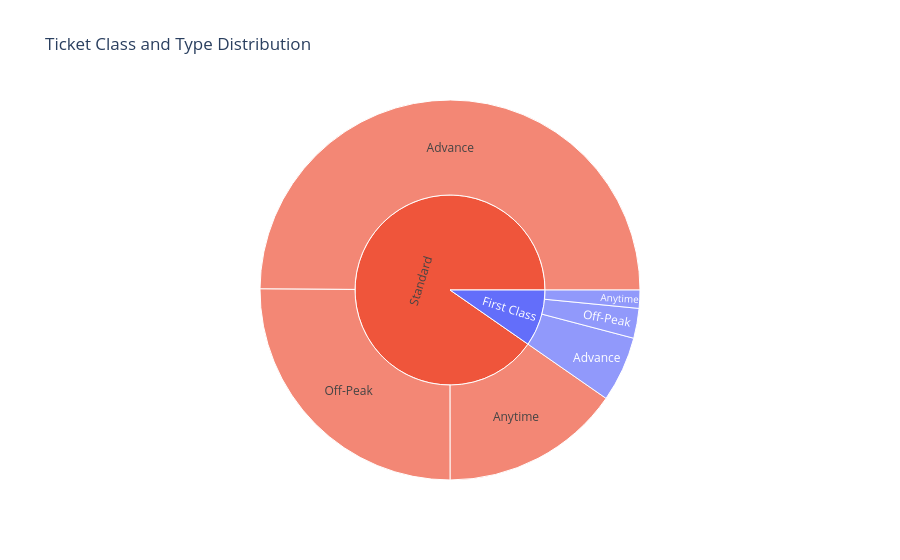

Notebook code for this chart:
### Markdown cell above
X-axis: Ticket Price
Y-axis: Delay (Minutes)

Chart Description:
This scatter plot shows the relationship between ticket price and delay.
Each point represents a journey, with size indicating ticket price.
Color differentiates journey status. Hover feature provides additional details for deeper analysis.

Insight:
There is no strong relationship between price and delay. Both high and low-priced tickets experience delays.
Delayed journeys are spread across all price ranges. This indicates delay is independent of pricing.

### Code cell
# Interactive Sunburst Chart – Ticket Class & Type
fig = px.sunburst(df,
                  path=["Ticket_Class", "Ticket_Type"],
                  title="Ticket Class and Type Distribution",
                  color="Ticket_Class")

fig.show()

### Figure 1 — Plotly figure (JSON) as saved in the notebook; plotly's stock layout.template omitted (floating-point values rounded to 4 significant figures)
{"data": [{"branchvalues": "total", "customdata": [["First Class"], ["First Class"], ["First Class"], ["First Class"], ["Standard"], ["Standard"], ["Standard"], ["Standard"]], "domain": {"x": [0, 1], "y": [0, 1]}, "hovertemplate": "labels=%{label}<br>count=%{value}<br>parent=%{parent}<br>id=%{id}<br>Ticket_Class=%{customdata[0]}<extra></extra>", "ids": ["First Class/Advance", "First Class/Anytime", "First Class/Off-Peak", "First Class", "Standard/Advance", "Standard/Off-Peak", "Standard/Anytime", "Standard"], "labels": ["Advance", "Anytime", "Off-Peak", "First Class", "Advance", "Off-Peak", "Anytime", "Standard"], "marker": {"colors": ["#636efa", "#636efa", "#636efa", "#636efa", "#EF553B", "#EF553B", "#EF553B", "#EF553B"]}, "name": "", "parents": ["First Class", "First Class", "First Class", "", "Standard", "Standard", "Standard", ""], "type": "sunburst", "values": [1764, 490, 804, 3058, 15797, 7948, 4850, 28595]}], "layout": {"legend": {"tracegroupgap": 0}, "title": {"text": "Ticket Class and Type Distribution"}}}
